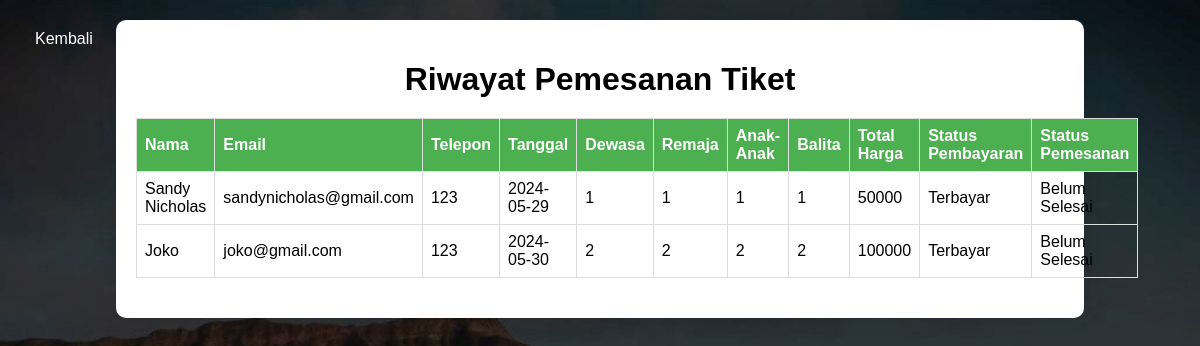
The page /Riwayat.php on the database its author committed.
### tables this page shows
CREATE TABLE `pemesanan_tiket` (
  `id` INT(11) NOT NULL AUTO_INCREMENT,
  `nama` VARCHAR(255) NOT NULL,
  `email` VARCHAR(255) NOT NULL,
  `telepon` VARCHAR(20) NOT NULL,
  `tanggal` DATE NOT NULL,
  `dewasa` INT(11) NOT NULL,
  `remaja` INT(11) NOT NULL,
  `anak_anak` INT(11) NOT NULL,
  `balita` INT(11) NOT NULL,
  `total_harga` INT(11) NOT NULL,
  `bukti_pembayaran` LONGBLOB DEFAULT NULL,
  `nama_file` VARCHAR(255) DEFAULT NULL,
  `status_pembayaran` ENUM('Belum Terbayar','Terbayar') NOT NULL DEFAULT 'Belum Terbayar',
  `status_pemesanan` ENUM('Belum Selesai','Sudah Selesai') NOT NULL DEFAULT 'Belum Selesai',
  PRIMARY KEY (`id`)
);

### Riwayat.php (the view, shortened to what this page needs)
<!DOCTYPE html>
<html lang="id">
<head>
</head>
<body>
    <a href="waikikiDashboard.php" class="back-button">Kembali</a>
    <div class="invoice-container">
        <h1>Riwayat Pemesanan Tiket</h1>
        <?php
        $servername = "localhost";
        $username = "root";
        $password = "";
        $dbname = "wisata";
        $conn = new mysqli($servername, $username, $password, $dbname);
        $sql = "SELECT * FROM pemesanan_tiket";
        $result = $conn->query($sql);
        if ($result->num_rows > 0) {
            echo "<table>
                    <tr>
                        <th>Nama</th>
                        <th>Email</th>
                        <th>Telepon</th>
                        <th>Tanggal</th>
                        <th>Dewasa</th>
                        <th>Remaja</th>
                        <th>Anak-Anak</th>
                        <th>Balita</th>
                        <th>Total Harga</th>
                        <th>Status Pembayaran</th>
                        <th>Status Pemesanan</th>
                    </tr>";
        while($row = $result->fetch_assoc()) {
            $status_pemesanan = $row["status_pemesanan"] == "Sudah Selesai" ? "Sudah Selesai" : "Belum Selesai";
                echo "<tr>
                        <td>" . $row["nama"] . "</td>
                        <td>" . $row["email"] . "</td>
                        <td>" . $row["telepon"] . "</td>
                        <td>" . $row["tanggal"] . "</td>
                        <td>" . $row["dewasa"] . "</td>
                        <td>" . $row["remaja"] . "</td>
                        <td>" . $row["anak_anak"] . "</td>
                        <td>" . $row["balita"] . "</td>
                        <td>" . $row["total_harga"] . "</td>
                        <td>" . $row["status_pembayaran"] . "</td>
                        <td>" . $status_pemesanan . "</td>
                    </tr>";
            }
            echo "</table>";
        } else {
            echo "<p>Tidak ada pemesanan tiket.</p>";
        }
        ?>
    </div>
</body>
</html>

### Riwayat.php (style rules this page uses)
body { font-family: Arial, sans-serif; margin: 0; padding: 20px; background-image: url("Assets/waikiki.jpg"); background-size: cover; background-position: center; background-attachment: fixed; background-color: rgba(38, 150, 233, 0.5); }
.back-button { position: absolute; top: 20px; left: 20px; color: #fff; font-size: 1em; font-weight: 500; text-decoration: none; padding: 10px 15px; border-radius: 5px; transition: color 0.3s ease; }
.back-button:before { content: ""; position: absolute; background: #fff; width: 0; height: 3px; bottom: 0; left: 0; transition: width 0.3s ease; }
.invoice-container { background-color: white; padding: 20px; border-radius: 10px; box-shadow: 0px 0px 20px rgba(0, 0, 0, 0.1); width: 80%; max-width: 1000px; margin: auto; }
.invoice-container h1 { text-align: center; margin-bottom: 20px; }
table { width: 100%; border-collapse: collapse; margin-bottom: 20px; }
table, th, td { border: 1px solid #ddd; padding: 8px; text-align: left; }
th { background-color: #4CAF50; color: white; }

### rows shown on the page
pemesanan_tiket: nama "Sandy Nicholas", email "sandynicholas@gmail.com", telepon "123", tanggal "2024-05-29", dewasa "1", remaja "1", anak_anak "1", balita "1", total_harga "50000", status_pembayaran "Terbayar", status_pemesanan "Belum Selesai"
pemesanan_tiket: nama "Joko", email "joko@gmail.com", telepon "123", tanggal "2024-05-30", dewasa "2", remaja "2", anak_anak "2", balita "2", total_harga "100000", status_pembayaran "Terbayar", status_pemesanan "Belum Selesai"
